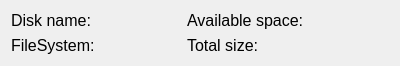
<?xml version="1.0" encoding="UTF-8"?>
<ui version="4.0">
 <class>fairwindsk::ui::mydata::DriveInfo</class>
 <widget class="QWidget" name="fairwindsk::ui::mydata::DriveInfo">
  <property name="geometry">
   <rect>
    <x>0</x>
    <y>0</y>
    <width>400</width>
    <height>64</height>
   </rect>
  </property>
  <property name="windowTitle">
   <string>DriveInfo</string>
  </property>
  <layout class="QGridLayout" name="gridLayout_4">
   <item row="0" column="1">
    <widget class="QLabel" name="name">
     <property name="text">
      <string/>
     </property>
    </widget>
   </item>
   <item row="1" column="0">
    <widget class="QLabel" name="label_filesys">
     <property name="font">
      <font>
       <pointsize>12</pointsize>
      </font>
     </property>
     <property name="text">
      <string>FileSystem:</string>
     </property>
     <property name="scaledContents">
      <bool>true</bool>
     </property>
    </widget>
   </item>
   <item row="0" column="0">
    <widget class="QLabel" name="label_name">
     <property name="font">
      <font>
       <pointsize>12</pointsize>
      </font>
     </property>
     <property name="text">
      <string>Disk name:</string>
     </property>
     <property name="scaledContents">
      <bool>true</bool>
     </property>
    </widget>
   </item>
   <item row="0" column="2">
    <widget class="QLabel" name="label_free_space">
     <property name="font">
      <font>
       <pointsize>12</pointsize>
      </font>
     </property>
     <property name="text">
      <string>Available space:</string>
     </property>
     <property name="scaledContents">
      <bool>true</bool>
     </property>
    </widget>
   </item>
   <item row="1" column="1">
    <widget class="QLabel" name="filesys">
     <property name="text">
      <string/>
     </property>
    </widget>
   </item>
   <item row="0" column="3">
    <widget class="QLabel" name="free_space">
     <property name="text">
      <string/>
     </property>
    </widget>
   </item>
   <item row="1" column="2">
    <widget class="QLabel" name="label_size">
     <property name="font">
      <font>
       <pointsize>12</pointsize>
      </font>
     </property>
     <property name="text">
      <string>Total size:</string>
     </property>
     <property name="scaledContents">
      <bool>true</bool>
     </property>
    </widget>
   </item>
   <item row="1" column="3">
    <widget class="QLabel" name="size">
     <property name="text">
      <string/>
     </property>
    </widget>
   </item>
  </layout>
 </widget>
 <resources/>
 <connections/>
</ui>
